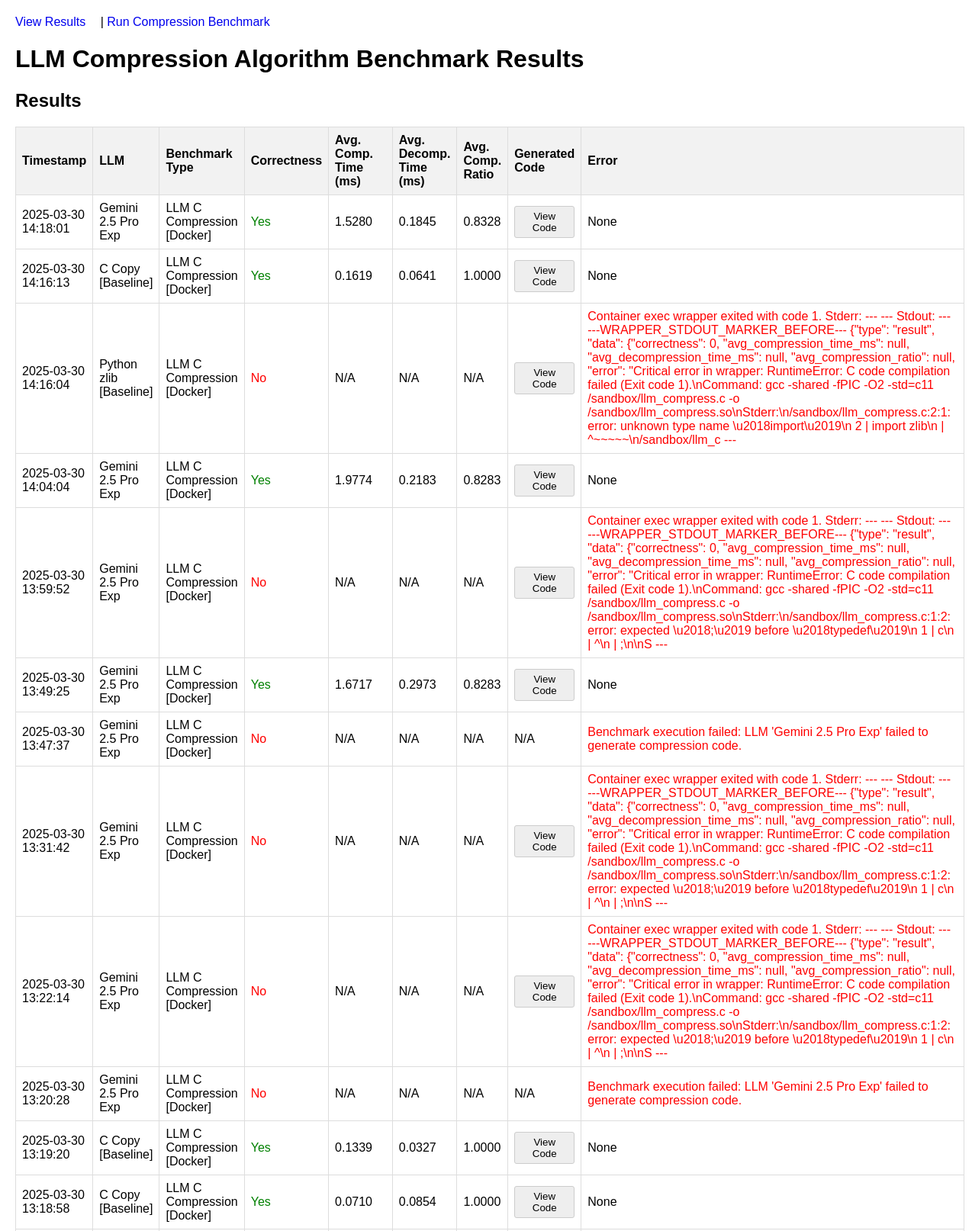
The page / (upper part) on the database its author committed.
### tables this page shows
CREATE TABLE results (
            id INTEGER PRIMARY KEY AUTOINCREMENT,
            timestamp DATETIME DEFAULT CURRENT_TIMESTAMP,
            llm TEXT NOT NULL,
            algorithm TEXT NOT NULL, -- e.g., "LLM Compression"
            correctness INTEGER, -- 1 for all correct, 0 if any failed
            avg_compression_time_ms REAL, -- Average time for compress() in milliseconds
            avg_decompression_time_ms REAL, -- Average time for decompress() in milliseconds
            avg_compression_ratio REAL, -- Average ratio (original_size / compressed_size)
            -- performance_details TEXT, -- JSON blob (Maybe remove or adapt if needed later)
            error TEXT, -- Store any critical errors encountered during the run
            generated_code TEXT -- Store the full generated code (compress + decompress)
        );

### compress-bench/app.py (the view)
@app.route('/')
def index():
    try:
        current_results = database.get_all_results()
    except Exception as e:
        flash(f"Error fetching compression results from database: {e}", "error")
        current_results = []
    return render_template('index.html', results=current_results, test_suite_error=TEST_SUITE_LOAD_ERROR)

### compress-bench/database.py (called while the page is built)
def get_db_connection():
    conn = sqlite3.connect(DATABASE_FILE)
    conn.row_factory = sqlite3.Row # Return rows as dictionary-like objects
    return conn

def get_all_results() -> list[dict]:
    conn = get_db_connection()
    cursor = conn.cursor()
    cursor.execute('SELECT * FROM results ORDER BY timestamp DESC')
    rows = cursor.fetchall()
    conn.close()
    results_list = [dict(row) for row in rows]
    return results_list

### compress-bench/templates/index.html (shortened to what this page needs)
<!DOCTYPE html>
<html lang="en">
<head>
</head>
<body>
    <nav>
        <a href="{{ url_for('index') }}">View Results</a> |
        <a href="{{ url_for('admin') }}">Run Compression Benchmark</a>
    </nav>
    <h1>LLM Compression Algorithm Benchmark Results</h1>
    <h2>Results</h2>
    {% if results %}
        <table>
            <thead>
                <tr>
                    <th>Timestamp</th>
                    <th>LLM</th>
                    <th>Benchmark Type</th>
                    <th>Correctness</th>
                    <th>Avg. Comp. Time (ms)</th>
                    <th>Avg. Decomp. Time (ms)</th>
                    <th>Avg. Comp. Ratio</th>
                    <th>Generated Code</th>
                    <th>Error</th>
                </tr>
            </thead>
            <tbody>
                {% for result in results %}
                    <tr>
                        <td>{{ result.timestamp if result.timestamp else 'N/A' }}</td>
                        <td>{{ result.llm }}</td>
                        <td>{{ result.algorithm }}</td>
                        <td>
                            {% if result.correctness == 1 %}
                                <span style="color: green;">Yes</span>
                            {% elif result.correctness == 0 %}
                                <span style="color: red;">No</span>
                            {% else %}
                                N/A
                            {% endif %}
                        </td>
                        <td>{{ '%.4f'|format(result.avg_compression_time_ms) if result.avg_compression_time_ms is not none else 'N/A' }}</td>
                        <td>{{ '%.4f'|format(result.avg_decompression_time_ms) if result.avg_decompression_time_ms is not none else 'N/A' }}</td>
                        <td>{{ '%.4f'|format(result.avg_compression_ratio) if result.avg_compression_ratio is not none else 'N/A' }}</td>
                        <td>
                            {% if result.generated_code %}
                                <button class="popup-button" data-target="code-{{ loop.index }}">View Code</button>
                            {% else %}
                                N/A
                            {% endif %}
                        </td>
                        <td class="{{ 'error' if result.error else '' }}">{{ result.error if result.error else 'None' }}</td>
                    </tr>
                {% endfor %}
            </tbody>
        </table>
    {% else %}
        <p>No compression benchmark results yet.</p>
    {% endif %}
</body>
</html>

### compress-bench/templates/index.html (style rules this page uses)
body { font-family: sans-serif; margin: 20px; }
table { width: 100%; border-collapse: collapse; margin-top: 20px; }
th, td { border: 1px solid #ddd; padding: 8px; text-align: left; }
th { background-color: #f2f2f2; }
.error { color: red; }
nav { margin-bottom: 20px; }
nav a { margin-right: 15px; text-decoration: none; }
.popup-button { cursor: pointer; padding: 5px 10px; border: 1px solid #ccc; background-color: #eee; border-radius: 3px; }

### rows shown on the page
results: timestamp "2025-03-30 14:18:01", llm "Gemini 2.5 Pro Exp", algorithm "LLM C Compression [Docker]", correctness "Yes", avg_compression_time_ms "1.5280", avg_decompression_time_ms "0.1845", avg_compression_ratio "0.8328", error "None"
results: timestamp "2025-03-30 14:16:13", llm "C Copy [Baseline]", algorithm "LLM C Compression [Docker]", correctness "Yes", avg_compression_time_ms "0.1619", avg_decompression_time_ms "0.0641", avg_compression_ratio "1.0000", error "None"
results: timestamp "2025-03-30 14:16:04", llm "Python zlib [Baseline]", algorithm "LLM C Compression [Docker]", correctness "No", avg_compression_time_ms "N/A", avg_decompression_time_ms "N/A", avg_compression_ratio "N/A", error "Container exec wrapper exited with code 1. Stderr: --- --- Stdout: --- ---WRAPPER_STDOUT_MARKER_BEFORE--- {\"type\": \"result\", \"data\": {\"correctness\": 0, \"avg_compression_time_ms\": null, \"avg_decompression_time_ms\": null, \"avg_compression_ratio\": null, \"error\": \"Critical error in wrapper: RuntimeError: C code compilation failed (Exit code 1).\\nCommand: gcc -shared -fPIC -O2 -std=c11 /sandbox/llm_compress.c -o /sandbox/llm_compress.so\\nStderr:\\n/sandbox/llm_compress.c:2:1: error: unknown type name \\u2018import\\u2019\\n 2 | import zlib\\n | ^~~~~~\\n/sandbox/llm_c ---"
results: timestamp "2025-03-30 14:04:04", llm "Gemini 2.5 Pro Exp", algorithm "LLM C Compression [Docker]", correctness "Yes", avg_compression_time_ms "1.9774", avg_decompression_time_ms "0.2183", avg_compression_ratio "0.8283", error "None"
results: timestamp "2025-03-30 13:59:52", llm "Gemini 2.5 Pro Exp", algorithm "LLM C Compression [Docker]", correctness "No", avg_compression_time_ms "N/A", avg_decompression_time_ms "N/A", avg_compression_ratio "N/A", error "Container exec wrapper exited with code 1. Stderr: --- --- Stdout: --- ---WRAPPER_STDOUT_MARKER_BEFORE--- {\"type\": \"result\", \"data\": {\"correctness\": 0, \"avg_compression_time_ms\": null, \"avg_decompression_time_ms\": null, \"avg_compression_ratio\": null, \"error\": \"Critical error in wrapper: RuntimeError: C code compilation failed (Exit code 1).\\nCommand: gcc -shared -fPIC -O2 -std=c11 /sandbox/llm_compress.c -o /sandbox/llm_compress.so\\nStderr:\\n/sandbox/llm_compress.c:1:2: error: expected \\u2018;\\u2019 before \\u2018typedef\\u2019\\n 1 | c\\n | ^\\n | ;\\n\\nS ---"
results: timestamp "2025-03-30 13:49:25", llm "Gemini 2.5 Pro Exp", algorithm "LLM C Compression [Docker]", correctness "Yes", avg_compression_time_ms "1.6717", avg_decompression_time_ms "0.2973", avg_compression_ratio "0.8283", error "None"
results: timestamp "2025-03-30 13:47:37", llm "Gemini 2.5 Pro Exp", algorithm "LLM C Compression [Docker]", correctness "No", avg_compression_time_ms "N/A", avg_decompression_time_ms "N/A", avg_compression_ratio "N/A", error "Benchmark execution failed: LLM 'Gemini 2.5 Pro Exp' failed to generate compression code."
results: timestamp "2025-03-30 13:31:42", llm "Gemini 2.5 Pro Exp", algorithm "LLM C Compression [Docker]", correctness "No", avg_compression_time_ms "N/A", avg_decompression_time_ms "N/A", avg_compression_ratio "N/A", error "Container exec wrapper exited with code 1. Stderr: --- --- Stdout: --- ---WRAPPER_STDOUT_MARKER_BEFORE--- {\"type\": \"result\", \"data\": {\"correctness\": 0, \"avg_compression_time_ms\": null, \"avg_decompression_time_ms\": null, \"avg_compression_ratio\": null, \"error\": \"Critical error in wrapper: RuntimeError: C code compilation failed (Exit code 1).\\nCommand: gcc -shared -fPIC -O2 -std=c11 /sandbox/llm_compress.c -o /sandbox/llm_compress.so\\nStderr:\\n/sandbox/llm_compress.c:1:2: error: expected \\u2018;\\u2019 before \\u2018typedef\\u2019\\n 1 | c\\n | ^\\n | ;\\n\\nS ---"
results: timestamp "2025-03-30 13:22:14", llm "Gemini 2.5 Pro Exp", algorithm "LLM C Compression [Docker]", correctness "No", avg_compression_time_ms "N/A", avg_decompression_time_ms "N/A", avg_compression_ratio "N/A", error "Container exec wrapper exited with code 1. Stderr: --- --- Stdout: --- ---WRAPPER_STDOUT_MARKER_BEFORE--- {\"type\": \"result\", \"data\": {\"correctness\": 0, \"avg_compression_time_ms\": null, \"avg_decompression_time_ms\": null, \"avg_compression_ratio\": null, \"error\": \"Critical error in wrapper: RuntimeError: C code compilation failed (Exit code 1).\\nCommand: gcc -shared -fPIC -O2 -std=c11 /sandbox/llm_compress.c -o /sandbox/llm_compress.so\\nStderr:\\n/sandbox/llm_compress.c:1:2: error: expected \\u2018;\\u2019 before \\u2018typedef\\u2019\\n 1 | c\\n | ^\\n | ;\\n\\nS ---"
results: timestamp "2025-03-30 13:20:28", llm "Gemini 2.5 Pro Exp", algorithm "LLM C Compression [Docker]", correctness "No", avg_compression_time_ms "N/A", avg_decompression_time_ms "N/A", avg_compression_ratio "N/A", error "Benchmark execution failed: LLM 'Gemini 2.5 Pro Exp' failed to generate compression code."
results: timestamp "2025-03-30 13:19:20", llm "C Copy [Baseline]", algorithm "LLM C Compression [Docker]", correctness "Yes", avg_compression_time_ms "0.1339", avg_decompression_time_ms "0.0327", avg_compression_ratio "1.0000", error "None"
results: timestamp "2025-03-30 13:18:58", llm "C Copy [Baseline]", algorithm "LLM C Compression [Docker]", correctness "Yes", avg_compression_time_ms "0.0710", avg_decompression_time_ms "0.0854", avg_compression_ratio "1.0000", error "None"
